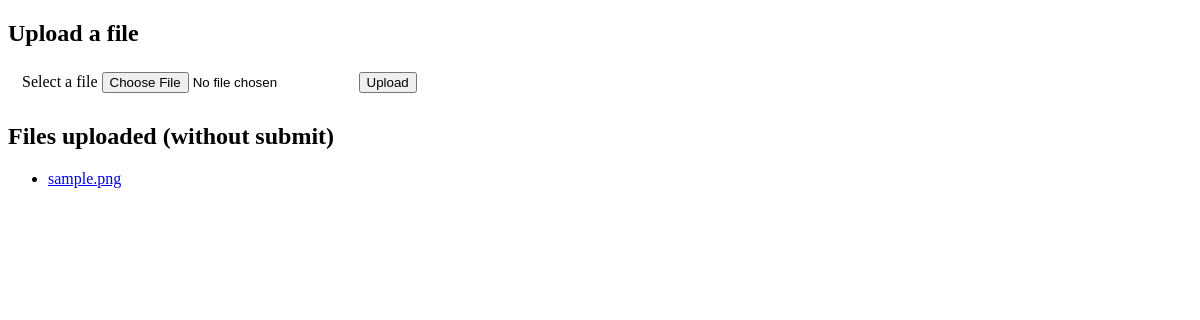
Before: / with the older database file.
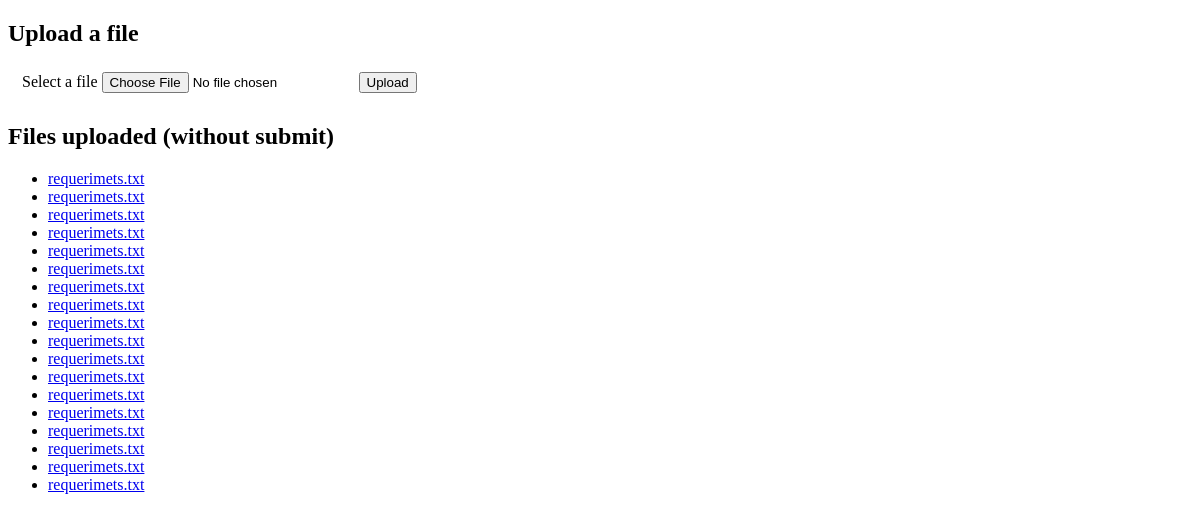
After: the same page with the newer database file.
### upload/models.py (models this page shows)
class File(Base):
    __tablename__ = 'files'
    id = Column(Integer, Sequence('users_id_seq'), primary_key=True)
    name_readlabe =  Column(String(255), nullable=False)
    name =  Column(String(255), nullable=False, unique=True)

### upload/views.py (the view)
@app.route("/")
def index():
    files = db_session.query(File).all()
    return render_template("index.html", files=files)

### upload/templates/index.html (shortened to what this page needs)
<!DOCTYPE html>
<html>
<head>
</head>
<body>
    <h2>Upload a file</h2>
    <form id="upload-file" method="post" enctype="multipart/form-data">
        <fieldset style="border:0;">
            <label for="file">Select a file</label>
            <input name="file" type="file">
            <button id="upload-file-btn" type="button">Upload</button>
        </fieldset>
    </form>
    <h2>Files uploaded (without submit)</h2>
    <ul id='files'>
    {% for f in files%}
        <li><a href="{{url_for('download',filename=f.name)}}">{{f.name_readlabe}}</a></li>
    {% endfor%}
    </ul>
</body>
</html>

Changed rows visible on the page:
removed File: name_readlabe "sample.png"
added File: name_readlabe "requerimets.txt"
added File: name_readlabe "requerimets.txt"
added File: name_readlabe "requerimets.txt"
added File: name_readlabe "requerimets.txt"
added File: name_readlabe "requerimets.txt"
added File: name_readlabe "requerimets.txt"
added File: name_readlabe "requerimets.txt"
added File: name_readlabe "requerimets.txt"
added File: name_readlabe "requerimets.txt"
added File: name_readlabe "requerimets.txt"
added File: name_readlabe "requerimets.txt"
added File: name_readlabe "requerimets.txt"
added File: name_readlabe "requerimets.txt"
added File: name_readlabe "requerimets.txt"
added File: name_readlabe "requerimets.txt"
added File: name_readlabe "requerimets.txt"
added File: name_readlabe "requerimets.txt"
added File: name_readlabe "requerimets.txt"
